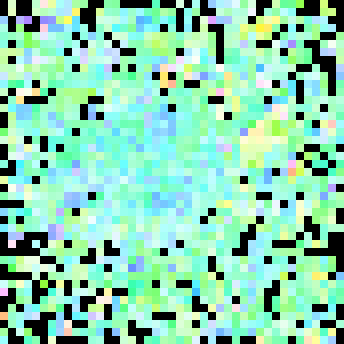

Reproduce this figure in Python.
"""Инсайты по логам на DAMP: типы событий, новизна, похожие инциденты, связи событий.

Конвейер повторяет путь «стимул → структурный эмбеддинг» из §7.1 (рис. 23), где строка лога — слово:

1. строки эталонных логов делятся на слова, строится словарь фрагментов, каждое разбиение строки
   становится точкой кодового пространства (damp.encoding.log_encoder; §7.1.3, §7.1.4, §7.1.6);
2. пространство раскладывается общим Layout: дальняя и ближняя фазы (§5.5, §7.1.7);
3. над раскладкой строится иерархия детекторов (§6.4, §7.1.10), активность детекторов даёт структурный
   эмбеддинг строки (§6.5, §7.1.12) и окна строк — набора стимулов S (§6.5); нижние слои иерархии
   описывают семейство события, верхние — его тип;
4. инсайты: типы и семейства событий — строки с близкими кодами (§2.2.5); новизна — строка известна точно,
   по частям или неизвестна (§7.1.13.3); новые числа — по кодам широких детекторов (§4.2.1, §2.2.2);
   похожие инциденты — нечёткий поиск по эмбеддингам окон (§2.2.5); связи — память пар соседних
   событий и запросы маской (§2.3.1, §2.3.2).

Все параметры — константы LOG_* в main.py. Запуск: python log_insights.py
Разбор идеи и реализации: docs/LOG_INSIGHTS.md
"""
from __future__ import annotations

import colorsys
from collections import Counter, defaultdict
from dataclasses import dataclass
import hashlib
import json
import math
from typing import Sequence

import numpy as np

from damp.activation import (
    ActivatedDetector,
    ActivationEngine,
    DbscanClusterer,
    Detector,
    DetectorHierarchyBuilder,
    DetectorLayerConfig,
    DetectorOutputSizer,
)
from damp.article_refs import (
    ASSOCIATION_CODING,
    CONJUNCTION,
    DETECTOR_LEVELS,
    EMBEDDING_PROPERTIES,
    FUZZY_SEARCH,
    INTERPRETABILITY,
    INTERSECTION,
    LAID_OUT_STRUCTURE,
    LAYOUT_PARAMETERS,
    LISTS,
    MORPHOLOGICAL_EMBEDDINGS,
    MORPHOLOGY_ACTIVATION,
    NEURAL_ANALOGY,
    OUTSIDE_ARTICLE,
    POINT_ENERGY,
    QUALITY_ASSESS,
    SIMILARITY_MEASURES,
    SPACE_FILLING,
    STIMULUS_DETECTION,
    UNKNOWN_WORDS,
)
from damp.encoding.bitarray import BitArray
from damp.encoding.damp_encoder import EncoderCodeColorizer
from damp.encoding.log_encoder import (
    BackgroundWords,
    FragmentDictionary,
    LineCode,
    LineFragmenter,
    LogLine,
    LogLineEncoder,
    LogLineReader,
    NumericValueEncoder,
    TokenAlphabet,
    VariableSlots,
)
from damp.layout.code_table import LayoutCodeTable
from damp.layout.damp_layout import AdaptiveLayoutConfig, Layout, ShortLayoutOptimConfig
from damp.logging import LOGGER
from main import (
    ACTIVATION_USE_GPU,
    LAYOUT_ENERGY_EVAL_EVERY,
    LAYOUT_LOG_VISUALS,
    LAYOUT_PSEUDO_COLOR_MAX_HUE,
    LAYOUT_PSEUDO_COLOR_MIN_HUE,
    LAYOUT_SHORT_ENERGY_EPS,
    LAYOUT_SHORT_PARTITIONS,
    LAYOUT_USE_GPU,
    LOG_ACTIVATION_DETECTOR_THRESHOLD,
    LOG_ACTIVATION_ENERGY_THRESHOLD,
    LOG_BACKGROUND_MIN_LINES,
    LOG_BACKGROUND_SHARE,
    LOG_CODE_BITS,
    LOG_DBSCAN_EPS,
    LOG_DBSCAN_MIN_SAMPLES,
    LOG_DETECTOR_ATTEMPTS_WITHOUT_CHANGE,
    LOG_DETECTOR_LAYER_SPECS,
    LOG_DETECTOR_RADIUS_MIN,
    LOG_EMBEDDING_BITS_MIN,
    LOG_EMBEDDING_MAX_DENSITY,
    LOG_EMBEDDING_SATURATION_MAX,
    LOG_EMBEDDING_SATURATION_MIN,
    LOG_ENERGY_LAMBDA,
    LOG_ENERGY_RADIUS,
    LOG_EXACT_SIMILARITY,
    LOG_FAMILY_LAMBDA,
    LOG_FAMILY_LAYER_LAMBDA,
    LOG_FRAGMENT_SATURATION,
    LOG_FRAGMENT_WORDS_MAX,
    LOG_FRAGMENTS_MAX,
    LOG_INCIDENT_LAMBDA,
    LOG_INSIGHTS_ENERGY_MAP_PATH,
    LOG_INSIGHTS_JSON_PATH,
    LOG_INSIGHTS_MAP_PATH,
    LOG_INSIGHTS_MAP_SCALE,
    LOG_INSIGHTS_REFERENCE,
    LOG_INSIGHTS_REPORT_PATH,
    LOG_INSIGHTS_TARGET,
    LOG_INSIGHTS_TOP,
    LOG_INSIGHTS_TYPES_MAP_PATH,
    LOG_LAYOUT_EMPTY_RATIO,
    LOG_LAYOUT_ETA,
    LOG_LAYOUT_HUE_PERIOD,
    LOG_LAYOUT_LAMBDA,
    LOG_LAYOUT_LAMBDA_MAX,
    LOG_LAYOUT_LAMBDA_STEP,
    LOG_LAYOUT_LOG_EVERY_LONG,
    LOG_LAYOUT_LOG_EVERY_SHORT,
    LOG_LAYOUT_LONG_DISTANCE,
    LOG_LAYOUT_LONG_KERNEL,
    LOG_LAYOUT_MAX_PRECOMPUTE,
    LOG_LAYOUT_MIN_SWAP_RATIO,
    LOG_LAYOUT_MIN_SWAP_WINDOW,
    LOG_LAYOUT_RADIUS_FACTOR,
    LOG_LAYOUT_RADIUS_START_FACTOR,
    LOG_LAYOUT_SHORT_DISTANCE,
    LOG_LAYOUT_SHORT_MIN_SWAP_RATIO,
    LOG_LAYOUT_SIMILARITY,
    LOG_LAYOUT_SWAP_TRIGGER,
    LOG_LAYOUT_SWAP_WINDOW,
    LOG_LINE_WORDS_MAX,
    LOG_NUMBER_SLOT_WORDS,
    LOG_NUMERIC_CODE_BITS,
    LOG_NUMERIC_DECADES,
    LOG_NUMERIC_KNOWN_RATIO,
    LOG_NUMERIC_LAYERS,
    LOG_NUMERIC_MIN_VALUES,
    LOG_NUMERIC_NARROWEST,
    LOG_NUMERIC_OVERLAP,
    LOG_NUMERIC_UNIT,
    LOG_NUMERIC_WIDEST,
    LOG_PROBLEM_WORDS,
    LOG_RELATION_DEPTH,
    LOG_RELATION_LAMBDA,
    LOG_RELATION_MIN_CONFIDENCE,
    LOG_RELATION_MIN_LIFT,
    LOG_RELATION_MIN_SUPPORT,
    LOG_SEED,
    LOG_TOKEN_BITS,
    LOG_TYPE_LAMBDA,
    LOG_TYPE_LAYER_LAMBDA,
    LOG_VARIABLE_MIN_CONTEXT,
    LOG_VARIABLE_MIN_VALUES,
    LOG_WINDOW_EMBEDDING_SATURATION_MAX,
    LOG_WINDOW_LINES,
    LOG_WINDOW_STRIDE,
    LOG_WORD_MAX,
    LOG_WORD_MIN,
    LayoutParameterTuner,
    _sparse_layout_options,
    configure_logging,
)

STATUS_EXACT = "известна точно"
STATUS_PARTIAL = "по частям"
STATUS_UNKNOWN = "неизвестна"


# ------------------------------------------------------------------------------------------- память кодов
class CodeMemory:
    """Память битовых кодов и нечёткий поиск по ней (§2.2.5) дискретной косинусной мерой (§2.2.4.1)."""

    def __init__(self, codes: Sequence[BitArray]) -> None:
        length = len(codes[0]) if codes else 1
        self.bits = np.zeros((len(codes), length), dtype=np.float32)
        for row, code in enumerate(codes):
            self.bits[row] = np.frombuffer(code._bits, dtype=np.uint8, count=length)
        self.ones = self.bits.sum(axis=1)

    def __len__(self) -> int:
        return int(self.bits.shape[0])

    def search(self, code: BitArray) -> np.ndarray:
        """C(a, b) = |a ∧ b| / √(|a|·|b|) кода со всеми кодами памяти; 0 при пустом коде (§2.2.4.1)."""
        query = np.frombuffer(code._bits, dtype=np.uint8).astype(np.float32)
        ones = float(query.sum())
        if ones == 0.0 or len(self) == 0:
            return np.zeros(len(self), dtype=np.float32)
        denominator = np.sqrt(self.ones * ones)
        return np.divide(self.bits @ query, denominator, out=np.zeros(len(self), dtype=np.float32),
                         where=denominator > 0)

    def pairwise(self) -> np.ndarray:
        denominator = np.sqrt(np.outer(self.ones, self.ones))
        return np.divide(self.bits @ self.bits.T, denominator,
                         out=np.zeros((len(self), len(self)), dtype=np.float32), where=denominator > 0)


# ------------------------------------------------------------------------------------------- корпус
class LogCorpus:
    """Строки эталонных и целевых запусков и их стимулы — различные последовательности слов."""

    def __init__(self, reference: Sequence[LogLine], target: Sequence[LogLine]) -> None:
        if not reference:
            raise ValueError("no reference log lines: check LOG_INSIGHTS_REFERENCE")
        self.reference_sources = list(dict.fromkeys(line.source for line in reference))
        self.target_sources = list(dict.fromkeys(line.source for line in target))
        reference_set = set(self.reference_sources)
        self.lines = list(reference) + [line for line in target if line.source not in reference_set]
        self.sources = list(dict.fromkeys(line.source for line in self.lines))
        index_of: dict[tuple[str, ...], int] = {}
        self.stimuli: list[tuple[str, ...]] = []
        self.example: list[LogLine] = []
        self.stimulus_of = np.empty(len(self.lines), dtype=np.int64)
        for row, line in enumerate(self.lines):
            found = index_of.get(line.words)
            if found is None:
                found = len(self.stimuli)
                index_of[line.words] = found
                self.stimuli.append(line.words)
                self.example.append(line)
            self.stimulus_of[row] = found
        target_set = set(self.target_sources)
        self.is_reference_line = np.array([line.source in reference_set for line in self.lines], dtype=bool)
        self.is_target_line = np.array([line.source in target_set for line in self.lines], dtype=bool)
        count = len(self.stimuli)
        self.count = np.bincount(self.stimulus_of, minlength=count)
        self.reference_count = np.bincount(self.stimulus_of[self.is_reference_line], minlength=count)
        self.target_count = np.bincount(self.stimulus_of[self.is_target_line], minlength=count)
        problem_words = set(LOG_PROBLEM_WORDS)
        self.problem = np.array([bool(problem_words.intersection(words)) for words in self.stimuli], dtype=bool)
        self.run_lines: dict[str, list[int]] = defaultdict(list)
        for row, line in enumerate(self.lines):
            self.run_lines[line.source].append(row)
        self.stimulus_runs: list[set[str]] = [set() for _ in self.stimuli]
        for row, line in enumerate(self.lines):
            self.stimulus_runs[int(self.stimulus_of[row])].add(line.source)
        LOGGER.event(
            "logs.corpus",
            section=OUTSIDE_ARTICLE,
            data={
                "reference_runs": len(self.reference_sources),
                "target_runs": len(self.target_sources),
                "lines": len(self.lines),
                "stimuli": count,
                "reference_stimuli": int((self.reference_count > 0).sum()),
                "target_only_stimuli": int(((self.target_count > 0) & (self.reference_count == 0)).sum()),
                "problem_stimuli": int(self.problem.sum()),
            },
        )

    def text(self, stimulus: int, *, limit: int = 110) -> str:
        """Пример исходной строки стимула."""
        text = self.example[stimulus].text.strip()
        return text if len(text) <= limit else text[: limit - 1] + "…"

    def where(self, stimulus: int) -> str:
        line = self.example[stimulus]
        return f"{line.source}:{line.number}"


# ------------------------------------------------------------------------------------------- детекция
class LayeredDetection:
    """Детекция по слоям иерархии детекторов (§6.5, §7.1.10).

    «Каждое значение λ_a задаёт свой слой иерархии детекторов» (§7.1.10): детекторы слоя оцениваются
    по активации пространства A_λ(S) с порогом своего слоя λ_d — тем же, с которым считалась энергия
    детектора e_d при его создании (§6.3), поэтому уровень E(d, A) = Σ a·e / e_d сравним с единицей
    на всех слоях. Нижние слои отвечают на сходство уровня семейства, верхние — только на близкие строки.
    Слой — обычный ActivationEngine со своими детекторами и порогом; номера детекторов — сквозные.
    """

    def __init__(self, layout: Layout, detectors: Sequence[Detector], energies: Sequence[float]) -> None:
        self._detectors = list(detectors)
        self._layers: list[tuple[float, np.ndarray, ActivationEngine]] = []
        for level in sorted({detector.lambda_threshold for detector in self._detectors}):
            indices = np.array([i for i, d in enumerate(self._detectors) if d.lambda_threshold == level])
            engine = ActivationEngine(
                layout=layout,
                detectors=[self._detectors[int(i)] for i in indices],
                lambda_threshold=float(level),
                eta=LOG_LAYOUT_ETA,
                energy_threshold=LOG_ACTIVATION_ENERGY_THRESHOLD,
                detector_threshold=LOG_ACTIVATION_DETECTOR_THRESHOLD,
                saturation_limit=1,
                energy_map=energies,
                use_gpu=ACTIVATION_USE_GPU,
            )
            self._layers.append((float(level), indices, engine))
        LOGGER.event(
            "logs.detection.layers",
            section=DETECTOR_LEVELS,
            data={
                "layers": [(level, int(indices.size)) for level, indices, _ in self._layers],
                "detector_threshold": LOG_ACTIVATION_DETECTOR_THRESHOLD,
                "note": "слой детекторов оценивается по активации пространства с порогом своего слоя",
            },
        )

    @property
    def detectors(self) -> tuple[Detector, ...]:
        return tuple(self._detectors)

    def detect(self, stimuli: Sequence[BitArray]) -> tuple[None, list[ActivatedDetector]]:
        """Активные детекторы D_μd(A) всех слоёв для набора стимулов S (§6.5); тот же вид, что у ActivationEngine."""
        active: list[ActivatedDetector] = []
        for _, indices, engine in self._layers:
            for item in engine.detect(stimuli)[1]:
                index = int(indices[item.index])
                active.append(ActivatedDetector(
                    detector=self._detectors[index],
                    activation_level=item.activation_level,
                    active_points=item.active_points,
                    index=index,
                ))
        return None, active


# ------------------------------------------------------------------------------------------- пространство
@dataclass(frozen=True)
class LineReaction:
    """Реакция пространства на строку (§6.5, §7.1.11, §7.1.13.3).

    embedding — код детекторов, активных на всех кодах строки. type_code — отклик на код строки целиком,
    детекторы верхних слоёв (кластеры и их части, §7.1.10). family_code — отклик на коды с акцентом на начало
    строки (§7.1.4.5), детекторы нижних слоёв (области и гиперкластеры).
    """

    embedding: BitArray
    type_code: BitArray
    family_code: BitArray
    active: tuple[tuple[int, float], ...]
    familiarity: float
    nearest_point: int
    status: str


class LogCodeSpace:
    """Кодовое пространство строк: точки — коды разбиений, раскладка, энергии, иерархия детекторов.

    Пространство заполняется кодами разбиений эталонных строк (§7.1.6), раскладывается дальней и ближней
    фазами Layout с параметрами §7.1.7, по раскладке строится иерархия детекторов (§6.4, §7.1.10). Для каждой
    точки хранятся строки, которые её породили (§8.2).
    """

    def __init__(self, corpus: LogCorpus, encoder: LogLineEncoder) -> None:
        self.corpus = corpus
        self.encoder = encoder
        self.stimulus_codes: list[list[LineCode]] = [encoder.encode(words) for words in corpus.stimuli]
        self.points: list[LineCode] = []
        self.point_stimuli: list[list[int]] = []
        index_of: dict[bytes, int] = {}
        for stimulus in np.flatnonzero(corpus.reference_count > 0):
            for item in self.stimulus_codes[int(stimulus)]:
                key = bytes(item.code._bits)
                found = index_of.get(key)
                if found is None:
                    found = len(self.points)
                    index_of[key] = found
                    self.points.append(item)
                    self.point_stimuli.append([])
                self.point_stimuli[found].append(int(stimulus))
        encoder.log_density([point.code for point in self.points])
        self.memory = CodeMemory([point.code for point in self.points])
        self.layout: Layout | None = None
        self.energies: np.ndarray | None = None
        self.detectors: list[Detector] = []
        self.detection: LayeredDetection | None = None
        self.coder: ActivationEngine | None = None
        self.window_coder: ActivationEngine | None = None
        self._reactions: dict[int, LineReaction] = {}
        self._active: dict[int, list[ActivatedDetector]] = {}
        self._window_cache: dict[frozenset[int], BitArray] = {}
        LOGGER.event(
            "logs.space.fill",
            section=SPACE_FILLING,
            data={
                "stimuli": int((corpus.reference_count > 0).sum()),
                "points": len(self.points),
                "codes_per_stimulus": len(self.points) / max(1, int((corpus.reference_count > 0).sum())),
                "empty_ratio": LOG_LAYOUT_EMPTY_RATIO,
                "grid_side": int(math.ceil(math.sqrt(len(self.points) * (1.0 + LOG_LAYOUT_EMPTY_RATIO)))),
            },
        )

    # ------------------------------------------------------------------ раскладка
    def _hue(self, point: int) -> float:
        """Оттенок диагностической раскраски: первое слово строки-источника точки (в раскладке не участвует)."""
        word = self.corpus.stimuli[self.point_stimuli[point][0]][0]
        digest = hashlib.blake2b(word.encode("utf-8"), digest_size=4).digest()
        return LOG_LAYOUT_HUE_PERIOD * int.from_bytes(digest, "little") / 2**32

    def lay_out(self) -> None:
        """Раскладка §5.2–§5.6 с расписанием §7.1.7: дальняя фаза, затем ближняя."""
        table = LayoutCodeTable.from_codes(
            [point.code for point in self.points],
            hues=[self._hue(index) for index in range(len(self.points))],
            labels=[f"{point.accent}: {point.describe()}" for point in self.points],
        )
        params = LayoutParameterTuner(
            empty_ratio=LOG_LAYOUT_EMPTY_RATIO, start_radius_factor=LOG_LAYOUT_RADIUS_START_FACTOR
        ).tune(len(self.points))
        layout = Layout(
            table,
            empty_ratio=LOG_LAYOUT_EMPTY_RATIO,
            similarity=LOG_LAYOUT_SIMILARITY,
            lambda_threshold=LOG_LAYOUT_LAMBDA,
            eta=LOG_LAYOUT_ETA,
            max_precompute=LOG_LAYOUT_MAX_PRECOMPUTE,
            seed=LOG_SEED,
            use_gpu=LAYOUT_USE_GPU,
            long_subset_size=params.long_subset_size,
            long_subset_refresh=params.long_subset_refresh,
            colorizer=EncoderCodeColorizer(min_hue=LAYOUT_PSEUDO_COLOR_MIN_HUE, max_hue=LAYOUT_PSEUDO_COLOR_MAX_HUE),
            long_distance=LOG_LAYOUT_LONG_DISTANCE,
            short_distance=LOG_LAYOUT_SHORT_DISTANCE,
            long_kernel=LOG_LAYOUT_LONG_KERNEL,
            component_period=LOG_LAYOUT_HUE_PERIOD,
            **_sparse_layout_options(),
        )
        long_radius = max(1, int(layout.width * LOG_LAYOUT_RADIUS_START_FACTOR))
        LOGGER.event(
            "logs.space.layout.schedule",
            section=LAYOUT_PARAMETERS,
            data={
                "points": len(self.points),
                "width": layout.width,
                "similarity": LOG_LAYOUT_SIMILARITY,
                "lambda_start": LOG_LAYOUT_LAMBDA,
                "lambda_step": LOG_LAYOUT_LAMBDA_STEP,
                "lambda_max": LOG_LAYOUT_LAMBDA_MAX,
                "eta": "hard" if LOG_LAYOUT_ETA is None else LOG_LAYOUT_ETA,
                "radius_start": long_radius,
                "swap_trigger": LOG_LAYOUT_SWAP_TRIGGER,
            },
        )
        layout.run(
            steps=params.long_steps,
            pairs_per_step=params.long_pairs_per_step,
            pair_radius=long_radius,
            mode="long",
            min_swap_ratio=LOG_LAYOUT_MIN_SWAP_RATIO,
            min_swap_window=LOG_LAYOUT_MIN_SWAP_WINDOW,
            log_every=LOG_LAYOUT_LOG_EVERY_LONG,
            step_offset=1,
            energy_radius=LOG_ENERGY_RADIUS,
            energy_every=LAYOUT_ENERGY_EVAL_EVERY,
            log_visuals=LAYOUT_LOG_VISUALS,
            adaptive_params=self._adaptive(long_radius),
        )
        short_radius = max(1, min(params.short_local_radius, long_radius))
        layout.run(
            steps=params.short_steps,
            pairs_per_step=params.short_pairs_per_step,
            pair_radius=short_radius,
            mode="short",
            local_radius=params.short_local_radius,
            min_swap_ratio=LOG_LAYOUT_SHORT_MIN_SWAP_RATIO,
            min_swap_window=LOG_LAYOUT_MIN_SWAP_WINDOW,
            log_every=LOG_LAYOUT_LOG_EVERY_SHORT,
            step_offset=1 + layout.last_steps,
            adaptive_params=self._adaptive(short_radius),
            short_optim=ShortLayoutOptimConfig(
                energy_radius=params.short_energy_radius,
                energy_recalc_every=params.short_energy_recalc_every,
                energy_eps=LAYOUT_SHORT_ENERGY_EPS,
                use_weighted_first_point=True,
                similarity_cutoff=LOG_LAYOUT_LAMBDA,
                partitions=LAYOUT_SHORT_PARTITIONS,
            ),
        )
        # Энергия точки (§5.7) — мера её соответствия окружению — считается с порогом нижнего слоя детекторов:
        # та же матрица Ê отсекает неорганизованные точки при построении детекторов и при детекции (§6.3, §6.5).
        layout.set_similarity_params(lambda_threshold=LOG_ENERGY_LAMBDA)
        self.layout = layout
        self.energies = np.asarray(layout.point_energies(LOG_ENERGY_RADIUS), dtype=np.float64)
        LOGGER.event(
            "logs.space.energy",
            section=POINT_ENERGY,
            data={
                "radius": LOG_ENERGY_RADIUS,
                "lambda": LOG_ENERGY_LAMBDA,
                "energy_mean": float(self.energies.mean()),
                "unorganised_points": int((self.energies < LOG_ACTIVATION_ENERGY_THRESHOLD).sum()),
            },
        )
        LOGGER.event(
            "logs.space.quality",
            section=QUALITY_ASSESS,
            data={"average_energy": float(layout.average_local_energy(LOG_ENERGY_RADIUS)), "radius": LOG_ENERGY_RADIUS},
        )

    @staticmethod
    def _adaptive(start_radius: int) -> AdaptiveLayoutConfig:
        return AdaptiveLayoutConfig(
            start_radius=start_radius,
            end_radius=1,
            swap_ratio_trigger=LOG_LAYOUT_SWAP_TRIGGER,
            lambda_step=LOG_LAYOUT_LAMBDA_STEP,
            lambda_max=LOG_LAYOUT_LAMBDA_MAX,
            radius_schedule="swaps",
            radius_factor=LOG_LAYOUT_RADIUS_FACTOR,
            swap_window=LOG_LAYOUT_SWAP_WINDOW,
        )

    # ------------------------------------------------------------------ детекторы
    def _coder(self, detectors: Sequence[Detector], saturation: int) -> ActivationEngine:
        """Движок, собирающий код из активных детекторов colour merge с насыщенностью ≤ σ (§3.3, §6.5)."""
        return ActivationEngine(
            layout=self.layout,
            detectors=detectors,
            lambda_threshold=LOG_ENERGY_LAMBDA,
            eta=LOG_LAYOUT_ETA,
            energy_threshold=LOG_ACTIVATION_ENERGY_THRESHOLD,
            detector_threshold=LOG_ACTIVATION_DETECTOR_THRESHOLD,
            saturation_limit=saturation,
            energy_map=self.energies.tolist(),
            use_gpu=ACTIVATION_USE_GPU,
        )

    def build_detectors(self) -> None:
        """Иерархия детекторов (§6.4, §7.1.10) и размер выходного кода по числу активных детекторов (§6.6)."""
        if self.layout is None or self.energies is None:
            raise RuntimeError("lay_out must be called before build_detectors")
        extent = max(1, min(self.layout.width, self.layout.height))
        layers = tuple(
            DetectorLayerConfig(
                lambda_threshold=float(level),
                activation_radius=max(LOG_DETECTOR_RADIUS_MIN, int(round(extent * float(factor)))),
                min_points=int(min_points),
            )
            for level, factor, min_points in LOG_DETECTOR_LAYER_SPECS
        )
        LOGGER.event(
            "logs.detectors.layers",
            section=DETECTOR_LEVELS,
            data={"layers": [(layer.lambda_threshold, layer.activation_radius, layer.min_points) for layer in layers]},
        )
        detectors = DetectorHierarchyBuilder(
            layout=self.layout,
            energies=self.energies.tolist(),
            layer_configs=layers,
            radius_min=LOG_DETECTOR_RADIUS_MIN,
            output_bits=LOG_EMBEDDING_BITS_MIN,
            energy_threshold=LOG_ACTIVATION_ENERGY_THRESHOLD,
            eta=LOG_LAYOUT_ETA,
            attempts_without_change=LOG_DETECTOR_ATTEMPTS_WITHOUT_CHANGE,
            seed=LOG_SEED,
            clusterer=DbscanClusterer(eps=LOG_DBSCAN_EPS, min_samples=LOG_DBSCAN_MIN_SAMPLES),
        ).build()
        self.detection = LayeredDetection(self.layout, detectors, self.energies.tolist())
        # §6.6: длина и насыщенность кода строки — по среднему числу детекторов, активных на эталонных строках.
        reference = [int(index) for index in np.flatnonzero(self.corpus.reference_count > 0)]
        size, active_lists = DetectorOutputSizer(
            max_density=LOG_EMBEDDING_MAX_DENSITY,
            min_output_bits=LOG_EMBEDDING_BITS_MIN,
            min_saturation=LOG_EMBEDDING_SATURATION_MIN,
            max_saturation=LOG_EMBEDDING_SATURATION_MAX,
        ).measure_with_results(self.detection, [self._stimuli_codes([index]) for index in reference])
        output_bits = size.output_bits
        while output_bits < len(detectors):
            output_bits *= 2
        self.detectors = self._unique_output_bits(detectors, output_bits)
        self.coder = self._coder(self.detectors, size.saturation_limit)
        for index, active in zip(reference, active_lists):
            self._active[index] = active
        LOGGER.event(
            "logs.detectors.output",
            section=NEURAL_ANALOGY,
            data={
                "detectors": len(self.detectors),
                "output_bits": output_bits,
                "saturation": size.saturation_limit,
                "mean_active_detectors": size.mean_active_detectors,
                "note": "каждому детектору — свой случайный бит: длина кода не меньше числа детекторов",
            },
        )

    @staticmethod
    def _unique_output_bits(detectors: Sequence[Detector], output_bits: int) -> list[Detector]:
        """Выходной код детектора — один случайный бит (§6.3); биты выдаются случайной перестановкой без повторов.

        При случайном бите с повторами несколько детекторов делят бит, и у строк с коротким кодом возникает
        ложное сходство; без повторов код строки точно описывает набор её активных детекторов.
        """
        order = np.random.default_rng(LOG_SEED).permutation(output_bits)[: len(detectors)]
        return [
            Detector(
                center=detector.center,
                radius=detector.radius,
                lambda_threshold=detector.lambda_threshold,
                energy=detector.energy,
                points_count=detector.points_count,
                output_code=BitArray.from_indices(output_bits, [int(bit)]),
                label=detector.label,
            )
            for detector, bit in zip(detectors, order)
        ]

    def size_window_code(self, windows: Sequence[frozenset[int]]) -> None:
        """Код окна (§6.5, набор стимулов S): своя длина и насыщенность по числу детекторов, активных на окнах (§6.6)."""
        if self.detection is None:
            raise RuntimeError("build_detectors must be called before size_window_code")
        unique = list(dict.fromkeys(windows))
        size, active_lists = DetectorOutputSizer(
            max_density=LOG_EMBEDDING_MAX_DENSITY,
            min_output_bits=LOG_EMBEDDING_BITS_MIN,
            min_saturation=LOG_EMBEDDING_SATURATION_MIN,
            max_saturation=LOG_WINDOW_EMBEDDING_SATURATION_MAX,
        ).measure_with_results(self.detection, [self._stimuli_codes(sorted(window)) for window in unique])
        # Биты детекторов те же, что в коде строки; насыщенность — своя, в пределах плотности кода (§2).
        output_bits = len(self.detectors[0].output_code)
        saturation = min(size.saturation_limit, int(output_bits * LOG_EMBEDDING_MAX_DENSITY))
        self.window_coder = self._coder(self.detectors, saturation)
        for window, active in zip(unique, active_lists):
            self._window_cache[window] = self.window_coder.embedding_from_active(active)
        LOGGER.event(
            "logs.windows.output",
            section=NEURAL_ANALOGY,
            data={
                "windows": len(unique),
                "output_bits": output_bits,
                "saturation": saturation,
                "mean_active_detectors": size.mean_active_detectors,
            },
        )

    def _stimuli_codes(self, stimuli: Sequence[int]) -> list[BitArray]:
        return [item.code for index in stimuli for item in self.stimulus_codes[index]]

    # ------------------------------------------------------------------ детекция
    def reaction(self, stimulus: int) -> LineReaction:
        """Активация пространства кодами разбиений строки и её эмбеддинг (§7.1.11, §7.1.12).

        Знакомость — среднее по кодам строки наибольшего сходства с точками пространства. Строка известна
        точно, если у каждого её кода есть совпадающая точка; известна по частям, если совпадения нет,
        но активны детекторы; иначе неизвестна (§7.1.13.3).
        """
        cached = self._reactions.get(stimulus)
        if cached is not None:
            return cached
        if self.detection is None or self.coder is None:
            raise RuntimeError("build_detectors must be called before reaction")
        active = self._active.get(stimulus)
        if active is None:
            _, active = self.detection.detect(self._stimuli_codes([stimulus]))
            self._active[stimulus] = active
        best = np.zeros(len(self.stimulus_codes[stimulus]), dtype=np.float64)
        nearest = -1
        nearest_value = -1.0
        for row, item in enumerate(self.stimulus_codes[stimulus]):
            similarity = self.memory.search(item.code)
            point = int(np.argmax(similarity))
            best[row] = float(similarity[point])
            if best[row] > nearest_value:
                nearest_value, nearest = best[row], point
        exact = bool(best.size) and bool((best >= LOG_EXACT_SIMILARITY).all())
        status = STATUS_EXACT if exact else (STATUS_PARTIAL if active else STATUS_UNKNOWN)
        fine = [
            item for item in self._view_active(stimulus, "whole")
            if item.detector.lambda_threshold >= LOG_TYPE_LAYER_LAMBDA
        ]
        coarse = [
            item for item in self._view_active(stimulus, "head")
            if item.detector.lambda_threshold <= LOG_FAMILY_LAYER_LAMBDA
        ]
        result = LineReaction(
            embedding=self.coder.embedding_from_active(active),
            type_code=self.coder.embedding_from_active(fine),
            family_code=self.coder.embedding_from_active(coarse),
            active=tuple((item.index, item.activation_level) for item in active),
            familiarity=float(best.mean()) if best.size else 0.0,
            nearest_point=nearest,
            status=status,
        )
        self._reactions[stimulus] = result
        LOGGER.event(
            "logs.line.reaction",
            section=MORPHOLOGY_ACTIVATION,
            data={
                "stimulus": stimulus,
                "codes": int(best.size),
                "active_detectors": len(active),
                "embedding_bits": result.embedding.count(),
                "type_bits": result.type_code.count(),
                "family_bits": result.family_code.count(),
                "familiarity": result.familiarity,
                "status": status,
            },
        )
        return result

    def _view_active(self, stimulus: int, view: str) -> list[ActivatedDetector]:
        """Детекторы, активные на кодах одного взгляда на строку; у строки без таких кодов — на коде целой строки."""
        codes = [item.code for item in self.stimulus_codes[stimulus] if item.view == view]
        if not codes:
            codes = [item.code for item in self.stimulus_codes[stimulus] if item.view == "whole"]
        return self.detection.detect(codes)[1] if codes else []

    def window_embedding(self, stimuli: frozenset[int]) -> BitArray:
        """Эмбеддинг окна: детекция набора стимулов S — a_ji = max по s ∈ S (§6.5)."""
        cached = self._window_cache.get(stimuli)
        if cached is None:
            if self.window_coder is None or self.detection is None:
                raise RuntimeError("size_window_code must be called before window_embedding")
            _, active = self.detection.detect(self._stimuli_codes(sorted(stimuli)))
            cached = self.window_coder.embedding_from_active(active)
            self._window_cache[stimuli] = cached
        return cached

    def point_owner(self, point: int) -> int:
        """Строка-источник точки: самая частая из породивших её (§8.2)."""
        return max(self.point_stimuli[point], key=lambda stimulus: self.corpus.count[stimulus])

    # ------------------------------------------------------------------ картинки
    def save_maps(self, map_path: str, energy_path: str) -> None:
        """Карта пространства в псевдоцветах кодов (§5.14) и композиция V · Ê (рис. 18)."""
        from PIL import Image

        if self.layout is None or self.energies is None:
            raise RuntimeError("lay_out must be called before save_maps")
        scale = LOG_INSIGHTS_MAP_SCALE
        size = (self.layout.width * scale, self.layout.height * scale)
        Image.fromarray(self.layout.render_image()).resize(size, Image.Resampling.NEAREST).save(map_path)
        Image.fromarray(self.layout.render_energy_image(self.energies.tolist())).resize(
            size, Image.Resampling.NEAREST
        ).save(energy_path)
        LOGGER.event(
            "logs.space.maps.save",
            section=LAID_OUT_STRUCTURE,
            data={"map": map_path, "energy_map": energy_path, "width": self.layout.width, "scale": scale},
        )


# ------------------------------------------------------------------------------------------- типы событий
@dataclass
class EventType:
    index: int
    centre: int
    members: list[int]
    label: str
    lines: int
    runs: set[str]
    problem: bool
    family: int = -1


@dataclass
class EventFamily:
    index: int
    members: list[int]
    label: str
    lines: int
    types: int = 0


class EventTypes:
    """Типы и семейства событий: строки с близкими структурными кодами (§2.2.5, §7.1.10, §7.1.13).

    Центр очередного типа — самая частая строка без типа; в тип входят строки без типа, чей код типа
    (отклик на строку целиком, детекторы верхних слоёв) похож на код центра не меньше LOG_TYPE_LAMBDA.
    Семейства строятся так же по коду семейства (отклик на начало строки, детекторы нижних слоёв) с порогом
    LOG_FAMILY_LAMBDA. Строка без активных детекторов нужных слоёв образует свой тип и своё семейство.
    """

    def __init__(self, corpus: LogCorpus, space: LogCodeSpace) -> None:
        self.corpus = corpus
        self.space = space
        count = len(corpus.stimuli)
        reactions = [space.reaction(index) for index in range(count)]
        self.embeddings = [reaction.embedding for reaction in reactions]
        self.codes = [reaction.type_code for reaction in reactions]
        self.memory = CodeMemory(self.codes)
        self.type_of, groups = self._groups(self.memory, self.codes, LOG_TYPE_LAMBDA)
        self.types = [
            EventType(
                index=index,
                centre=members[0],
                members=members,
                label=self._label(members),
                lines=int(corpus.count[members].sum()),
                runs=set().union(*(corpus.stimulus_runs[m] for m in members)),
                problem=bool(corpus.problem[members].any()),
            )
            for index, members in enumerate(groups)
        ]
        family_codes = [reaction.family_code for reaction in reactions]
        self.family_of, groups = self._groups(CodeMemory(family_codes), family_codes, LOG_FAMILY_LAMBDA)
        self.families = [
            EventFamily(index=index, members=members, label=self._label(members, limit=4),
                        lines=int(corpus.count[members].sum()))
            for index, members in enumerate(groups)
        ]
        for event_type in self.types:
            # Семейство типа — семейство большинства его строк.
            event_type.family = Counter(int(self.family_of[m]) for m in event_type.members).most_common(1)[0][0]
            self.families[event_type.family].types += 1
        LOGGER.event(
            "logs.types",
            section=FUZZY_SEARCH,
            data={
                "types": len(self.types),
                "single_line_types": sum(len(t.members) == 1 for t in self.types),
                "without_type_code": sum(self.codes[t.centre].count() == 0 for t in self.types),
                "type_layers_from": LOG_TYPE_LAYER_LAMBDA,
                "lambda": LOG_TYPE_LAMBDA,
            },
        )
        LOGGER.event(
            "logs.families",
            section=DETECTOR_LEVELS,
            data={
                "families": len(self.families),
                "largest": [f"{f.label}: {len(f.members)}" for f in sorted(self.families, key=lambda f: -len(f.members))[:5]],
                "family_layers_to": LOG_FAMILY_LAYER_LAMBDA,
                "lambda": LOG_FAMILY_LAMBDA,
            },
        )

    def _groups(self, memory: CodeMemory, codes: Sequence[BitArray], threshold: float) -> tuple[np.ndarray, list[list[int]]]:
        """Группы вокруг центров: центр — самая частая строка без группы, члены — нечёткий поиск по её коду."""
        group_of = np.full(len(codes), -1, dtype=np.int64)
        groups: list[list[int]] = []
        for centre in np.argsort(-self.corpus.count, kind="stable"):
            centre = int(centre)
            if group_of[centre] >= 0:
                continue
            similar = (memory.search(codes[centre]) >= threshold) & (group_of < 0)
            members = [centre] + [int(i) for i in np.flatnonzero(similar) if int(i) != centre]
            group_of[members] = len(groups)
            groups.append(members)
        return group_of, groups

    def _label(self, members: Sequence[int], *, limit: int = 8) -> str:
        """Подпись группы: слова центра, общие для всех её строк, по порядку (§8.2)."""
        words = self.corpus.stimuli[members[0]]
        if len(members) > 1:
            shared = set(words).intersection(*(set(self.corpus.stimuli[m]) for m in members))
            words = tuple(dict.fromkeys(word for word in words if word in shared)) or words[:2]
        text = " ".join(words[:limit]) + (" …" if len(words) > limit else "")
        return text if len(members) == 1 else f"{text} (видов строк: {len(members)})"

    def line_types(self) -> np.ndarray:
        return self.type_of[self.corpus.stimulus_of]

    def quality(self) -> dict:
        """Сохраняет ли эмбеддинг сходство первичных кодов (§6.2: коды наследуют топологию стимулов).

        Сходство двух строк по первичным кодам — наибольшее сходство между их разбиениями; оно сравнивается
        со сходством эмбеддингов по всем парам строк с непустыми эмбеддингами.
        """
        space = self.space
        count = len(self.corpus.stimuli)
        codes = [item.code for index in range(count) for item in space.stimulus_codes[index]]
        owner = np.array([index for index in range(count) for _ in space.stimulus_codes[index]])
        pair = CodeMemory(codes).pairwise()
        starts = np.flatnonzero(np.r_[True, owner[1:] != owner[:-1]])
        primary = np.maximum.reduceat(np.maximum.reduceat(pair, starts, axis=0), starts, axis=1)
        embedded = CodeMemory(self.embeddings).pairwise()
        filled = np.array([code.count() > 0 for code in self.embeddings])
        rows, cols = np.triu_indices(count, 1)
        keep = filled[rows] & filled[cols]
        a, b = primary[rows[keep], cols[keep]], embedded[rows[keep], cols[keep]]
        correlation = float(np.corrcoef(a, b)[0, 1]) if a.size > 2 and a.std() > 0 and b.std() > 0 else 0.0
        close = a >= LOG_TYPE_LAMBDA
        result = {
            "pairs": int(a.size),
            "correlation": round(correlation, 3),
            "similar_primary_pairs": int(close.sum()),
            "embedding_similarity_of_similar": round(float(b[close].mean()), 3) if close.any() else 0.0,
            "embedding_similarity_of_others": round(float(b[~close].mean()), 3) if (~close).any() else 0.0,
            "stimuli_without_detectors": int((~filled).sum()),
        }
        LOGGER.event("logs.embedding.quality", section=EMBEDDING_PROPERTIES, data=result)
        return result

    def save_map(self, path: str) -> None:
        """Карта семейств: цвет точки — семейство её строки-источника, серый — семейство из одной строки (§8.2)."""
        from PIL import Image, ImageDraw

        layout = self.space.layout
        scale = LOG_INSIGHTS_MAP_SCALE
        image = Image.new("RGB", (layout.width * scale, layout.height * scale), (0, 0, 0))
        draw = ImageDraw.Draw(image)
        golden = (math.sqrt(5.0) - 1.0) / 2.0
        for point, (y, x) in enumerate(layout.cells_array()):
            family = self.families[int(self.family_of[self.space.point_owner(point)])]
            if len(family.members) == 1:
                colour = (70, 70, 70)
            else:
                r, g, b = colorsys.hsv_to_rgb((family.index * golden) % 1.0, 0.7, 0.95)
                colour = (int(r * 255), int(g * 255), int(b * 255))
            draw.rectangle([x * scale, y * scale, (x + 1) * scale - 1, (y + 1) * scale - 1], fill=colour)
        image.save(path)
        LOGGER.event("logs.families.map.save", section=INTERPRETABILITY, data={"path": path})


class DetectorStructure:
    """Слои иерархии детекторов: сколько детекторов, какого размера и сколько из них активирует строка (§7.1.10, §8.2)."""

    def __init__(self, corpus: LogCorpus, space: LogCodeSpace) -> None:
        reference = np.flatnonzero(corpus.reference_count > 0)
        active = Counter()
        for stimulus in reference:
            for detector, _ in space.reaction(int(stimulus)).active:
                active[space.detectors[detector].lambda_threshold] += 1
        self.rows: list[dict] = []
        for level in sorted({detector.lambda_threshold for detector in space.detectors}):
            layer = [detector for detector in space.detectors if detector.lambda_threshold == level]
            self.rows.append({
                "lambda": level,
                "detectors": len(layer),
                "radius_mean": round(float(np.mean([d.radius for d in layer])), 2),
                "points_mean": round(float(np.mean([d.points_count for d in layer])), 1),
                "active_per_line": round(active[level] / max(1, reference.size), 1),
                "role": "семейство" if level <= LOG_FAMILY_LAYER_LAMBDA
                else ("тип" if level >= LOG_TYPE_LAYER_LAMBDA else "промежуточный"),
            })
        LOGGER.event(
            "logs.detectors.structure",
            section=INTERPRETABILITY,
            data={"layers": [(row["lambda"], row["detectors"], row["active_per_line"]) for row in self.rows]},
        )


# ------------------------------------------------------------------------------------------- новизна
class NoveltyFinder:
    """Новые строки целевых логов и неорганизованные строки эталона (§7.1.13.3, §5.14, §5.7)."""

    def __init__(self, corpus: LogCorpus, space: LogCodeSpace, types: EventTypes) -> None:
        self.corpus = corpus
        self.space = space
        self.types = types

    def new_lines(self) -> list[dict]:
        """Строки целевых логов, которых пространство не знает точно: по частям или вовсе (§7.1.13.3)."""
        corpus = self.corpus
        result = []
        for stimulus in np.flatnonzero(corpus.target_count > 0):
            stimulus = int(stimulus)
            reaction = self.space.reaction(stimulus)
            if reaction.status == STATUS_EXACT:
                continue
            nearest = self.space.point_owner(reaction.nearest_point) if reaction.nearest_point >= 0 else -1
            result.append({
                "status": reaction.status,
                "familiarity": round(reaction.familiarity, 2),
                "active_detectors": len(reaction.active),
                "count": int(corpus.target_count[stimulus]),
                "problem": bool(corpus.problem[stimulus]),
                "where": corpus.where(stimulus),
                "text": corpus.text(stimulus),
                # Ближайшая известная строка осмысленна, только когда новая строка узнана по частям.
                "nearest_known": corpus.text(nearest, limit=80)
                if nearest >= 0 and reaction.status == STATUS_PARTIAL else "",
                "stimulus": stimulus,
            })
        result.sort(key=lambda item: (not item["problem"], item["status"] != STATUS_UNKNOWN, item["familiarity"]))
        statuses = Counter(self.space.reaction(int(s)).status for s in np.flatnonzero(corpus.target_count > 0))
        LOGGER.event(
            "logs.insight.novelty",
            section=UNKNOWN_WORDS,
            data={
                "target_stimuli": int((corpus.target_count > 0).sum()),
                "exact": statuses[STATUS_EXACT],
                "partial": statuses[STATUS_PARTIAL],
                "unknown": statuses[STATUS_UNKNOWN],
            },
        )
        return result

    def unorganised(self) -> list[dict]:
        """Эталонные строки, не вошедшие в структуру: у всех их точек низкая энергия (§5.7, §5.14)."""
        corpus = self.corpus
        best = np.zeros(len(corpus.stimuli), dtype=np.float64)
        for point, owners in enumerate(self.space.point_stimuli):
            for stimulus in owners:
                best[stimulus] = max(best[stimulus], float(self.space.energies[point]))
        result = []
        for stimulus in np.flatnonzero((corpus.reference_count > 0) & (best < LOG_ACTIVATION_ENERGY_THRESHOLD)):
            stimulus = int(stimulus)
            result.append({
                "energy": round(float(best[stimulus]), 3),
                "count": int(corpus.count[stimulus]),
                "runs": len(corpus.stimulus_runs[stimulus]),
                "problem": bool(corpus.problem[stimulus]),
                "where": corpus.where(stimulus),
                "text": corpus.text(stimulus),
            })
        result.sort(key=lambda item: (not item["problem"], item["count"], item["energy"]))
        LOGGER.event(
            "logs.insight.unorganised",
            section=LAID_OUT_STRUCTURE,
            data={"stimuli": len(result), "energy_threshold": LOG_ACTIVATION_ENERGY_THRESHOLD},
        )
        return result


class NumericNovelty:
    """Новые значения чисел в целевых логах (§4.2.1, §2.2.1, §2.2.2).

    Слот числа — тип события и слова перед числом. Все эталонные значения слота объединяются в один код
    (конъюнкция кодов широких детекторов, §2.2.1): он описывает, какие рецептивные поля слот уже занимал.
    Целевое значение проверяется пересечением (§2.2.2): доля бит его кода, уже известных слоту. Самый
    широкий слой с неизвестным битом показывает масштаб отклонения.
    """

    def __init__(self, corpus: LogCorpus, types: EventTypes, encoder: NumericValueEncoder) -> None:
        self.corpus = corpus
        self.types = types
        self.encoder = encoder

    def find(self) -> list[dict]:
        corpus = self.corpus
        line_types = self.types.line_types()
        known: dict[tuple[int, str], set[int]] = defaultdict(set)
        values: dict[tuple[int, str], list[float]] = defaultdict(list)
        for row in np.flatnonzero(corpus.is_reference_line):
            for slot, value in corpus.lines[int(row)].numbers:
                key = (int(line_types[row]), slot)
                known[key].update(self.encoder.bits(value))
                values[key].append(value)
        best: dict[tuple[int, str], dict] = {}
        checked = 0
        for row in np.flatnonzero(corpus.is_target_line & ~corpus.is_reference_line):
            line = corpus.lines[int(row)]
            for slot, value in line.numbers:
                key = (int(line_types[row]), slot)
                if len(values.get(key, ())) < LOG_NUMERIC_MIN_VALUES:
                    continue
                checked += 1
                bits = self.encoder.bits(value)
                unknown = [bit for bit in bits if bit not in known[key]]
                ratio = 1.0 - len(unknown) / max(1, len(bits))
                if ratio >= LOG_NUMERIC_KNOWN_RATIO:
                    continue
                layer = min(self.encoder.layer_of(bit) for bit in unknown)
                item = best.get(key)
                if item is None or ratio < item["known_ratio"]:
                    best[key] = {
                        "type": self.types.types[key[0]].label,
                        "slot": slot,
                        "value": value,
                        "known_ratio": round(ratio, 2),
                        "scale_decades": round(self.encoder.layer_width(layer), 2),
                        "reference_min": min(values[key]),
                        "reference_max": max(values[key]),
                        "reference_values": len(values[key]),
                        "where": f"{line.source}:{line.number}",
                        "count": 0 if item is None else item["count"],
                    }
                best[key]["count"] += 1
        result = sorted(best.values(), key=lambda item: (item["known_ratio"], -item["scale_decades"]))
        LOGGER.event(
            "logs.insight.numeric",
            section=INTERSECTION,
            data={"slots": len(known), "checked_values": checked, "new_values": len(result),
                  "known_ratio": LOG_NUMERIC_KNOWN_RATIO},
        )
        LOGGER.event(
            "logs.insight.numeric.memory",
            section=CONJUNCTION,
            data={"slots": len(known), "bits_per_slot_mean": float(np.mean([len(v) for v in known.values()]))
                  if known else 0.0},
        )
        return result


# ------------------------------------------------------------------------------------------- инциденты
@dataclass(frozen=True)
class LogWindow:
    source: str
    rows: tuple[int, ...]
    stimuli: frozenset[int]

    def span(self, corpus: LogCorpus) -> str:
        return f"{self.source}:{corpus.lines[self.rows[0]].number}-{corpus.lines[self.rows[-1]].number}"


class IncidentFinder:
    """Инциденты целевых логов и похожие на них окна эталонных запусков (§6.5, §2.2.5).

    Запуск режется на окна по LOG_WINDOW_LINES строк. Эмбеддинг окна — детекция набора его строк S
    (a_ji = max по s ∈ S, §6.5). Инцидент — подряд идущие окна целевого запуска со строками-сигналами;
    похожие окна ищутся нечётким поиском по эмбеддингам окон эталона.
    """

    def __init__(self, corpus: LogCorpus, space: LogCodeSpace, types: EventTypes) -> None:
        self.corpus = corpus
        self.space = space
        self.types = types
        self._reference_sources = set(corpus.reference_sources)
        self.windows: list[LogWindow] = []
        for source in corpus.sources:
            rows = corpus.run_lines[source]
            for start in range(0, max(1, len(rows) - LOG_WINDOW_LINES + LOG_WINDOW_STRIDE), LOG_WINDOW_STRIDE):
                chunk = rows[start:start + LOG_WINDOW_LINES]
                if chunk:
                    self.windows.append(self._window(source, chunk))
        space.size_window_code([window.stimuli for window in self.windows])
        self.embeddings = [space.window_embedding(window.stimuli) for window in self.windows]
        self.reference = [i for i, w in enumerate(self.windows) if w.source in self._reference_sources]
        self.memory = CodeMemory([self.embeddings[i] for i in self.reference])
        LOGGER.event(
            "logs.windows",
            section=STIMULUS_DETECTION,
            data={
                "windows": len(self.windows),
                "reference_windows": len(self.reference),
                "lines": LOG_WINDOW_LINES,
                "stride": LOG_WINDOW_STRIDE,
                "bits_mean": float(np.mean([code.count() for code in self.embeddings])) if self.embeddings else 0.0,
            },
        )

    def _window(self, source: str, rows: Sequence[int]) -> LogWindow:
        return LogWindow(
            source=source,
            rows=tuple(int(row) for row in rows),
            stimuli=frozenset(int(self.corpus.stimulus_of[row]) for row in rows),
        )

    def _signal(self, stimulus: int) -> bool:
        """Строка-сигнал: новая для пространства (§7.1.13.3) либо проблемная и редкая.

        Проблемная строка, которая есть в большинстве эталонных запусков, — привычный шум, а не сигнал.
        """
        if self.space.reaction(stimulus).status != STATUS_EXACT:
            return True
        seen = len(self.corpus.stimulus_runs[stimulus] & self._reference_sources)
        return bool(self.corpus.problem[stimulus]) and 2 * seen < len(self._reference_sources)

    def _before(self, source: str, row: int) -> list[str]:
        """Последние известные события перед строкой row её запуска (ближайшее — первым)."""
        rows = self.corpus.run_lines[source]
        position = rows.index(row)
        seen: list[int] = []
        for previous in reversed(rows[:position]):
            stimulus = int(self.corpus.stimulus_of[previous])
            if self._signal(stimulus) or stimulus in seen:
                continue
            seen.append(stimulus)
            if len(seen) == LOG_RELATION_DEPTH:
                break
        return [self.corpus.text(stimulus, limit=90) for stimulus in seen]

    def incidents(self) -> list[dict]:
        corpus = self.corpus
        target = set(corpus.target_sources)
        groups: list[list[int]] = []
        for index, window in enumerate(self.windows):
            if window.source not in target or not any(self._signal(s) for s in window.stimuli):
                continue
            if groups and groups[-1][-1] == index - 1 and self.windows[index - 1].source == window.source:
                groups[-1].append(index)
            else:
                groups.append([index])
        result = []
        for group in groups:
            rows = sorted({row for index in group for row in self.windows[index].rows})
            incident = self._window(self.windows[group[0]].source, rows)
            embedding = self.space.window_embedding(incident.stimuli)
            similarity = self.memory.search(embedding)
            best: dict[str, tuple[float, int]] = {}
            for position, value in enumerate(similarity):
                window = self.windows[self.reference[position]]
                if window.source == incident.source or value < LOG_INCIDENT_LAMBDA:
                    continue
                if window.source not in best or value > best[window.source][0]:
                    best[window.source] = (float(value), self.reference[position])
            matches = sorted(best.values(), reverse=True)[:3]
            signals = Counter()
            first_signal = None
            for row in rows:
                stimulus = int(corpus.stimulus_of[row])
                if self._signal(stimulus):
                    signals[stimulus] += 1
                    if first_signal is None:
                        first_signal = row
            problems = [s for s in signals if corpus.problem[s]]
            shown = list(dict.fromkeys(problems + [s for s, _ in signals.most_common()]))[:4]
            item = {
                "span": incident.span(corpus),
                "lines": len(rows),
                "signal_lines": int(sum(signals.values())),
                "signal_kinds": len(signals),
                "first_signal": f"{incident.source}:{corpus.lines[first_signal].number}",
                "signals": [
                    {"count": signals[s], "status": self.space.reaction(s).status, "problem": bool(corpus.problem[s]),
                     "text": corpus.text(s, limit=90)}
                    for s in shown
                ],
                "before": self._before(incident.source, first_signal),
                "similar": [{"span": self.windows[i].span(corpus), "similarity": round(v, 2)} for v, i in matches],
            }
            result.append(item)
            LOGGER.event(
                "logs.insight.incident",
                section=FUZZY_SEARCH,
                data={"span": item["span"], "signal_kinds": len(signals), "similar": len(matches),
                      "best_similarity": matches[0][0] if matches else 0.0},
            )
        return result

    def run_similarity(self) -> dict:
        """Сходство запусков: эмбеддинг запуска — детекция набора всех его строк (§6.5), косинус (§2.2.4.1)."""
        codes = [
            self.space.window_embedding(frozenset(int(self.corpus.stimulus_of[r]) for r in self.corpus.run_lines[s]))
            for s in self.corpus.sources
        ]
        matrix = CodeMemory(codes).pairwise()
        LOGGER.event("logs.insight.run_similarity", section=SIMILARITY_MEASURES, data={"runs": len(codes)})
        return {"runs": self.corpus.sources, "matrix": [[round(float(v), 2) for v in row] for row in matrix]}


# ------------------------------------------------------------------------------------------- связи
class TransitionMemory:
    """Память пар (A, B) кодов соседних событий запуска — кортежи списка (§2.3.2).

    «Что идёт после A» — нечёткий поиск маской (A, ⌀), «что предшествует B» — маской (⌀, B) (§2.3.1,
    §2.2.5): под запрос попадают и пары с событиями, похожими на ключ, поэтому связи похожих событий
    подкрепляют друг друга (§7.1.13.2). Повторы одного типа подряд схлопываются: важна смена событий.
    """

    def __init__(self, corpus: LogCorpus, types: EventTypes, *, depth: int) -> None:
        self.corpus = corpus
        self.types = types
        line_types = types.line_types()
        pairs: Counter[tuple[int, int, int]] = Counter()
        self.occurrences = np.zeros(len(types.types), dtype=np.int64)
        for source in corpus.sources:
            sequence: list[int] = []
            for row in corpus.run_lines[source]:
                kind = int(line_types[row])
                if not sequence or sequence[-1] != kind:
                    sequence.append(kind)
            for position, second in enumerate(sequence):
                self.occurrences[second] += 1
                for lag in range(1, depth + 1):
                    if position - lag >= 0:
                        pairs[(sequence[position - lag], second, lag)] += 1
        self.pairs = list(pairs)
        self.weights = np.array([pairs[pair] for pair in self.pairs], dtype=np.float64)
        self.first = np.array([a for a, _, _ in self.pairs], dtype=np.int64)
        self.second = np.array([b for _, b, _ in self.pairs], dtype=np.int64)
        self.lags = np.array([lag for _, _, lag in self.pairs], dtype=np.int64)
        self.type_memory = CodeMemory([types.codes[t.centre] for t in types.types])
        LOGGER.event(
            "logs.relations.memory",
            section=LISTS,
            data={"pairs": len(self.pairs), "depth": depth, "observations": float(self.weights.sum())},
        )

    def _like(self, kind: int) -> np.ndarray:
        """Типы, похожие на ключ запроса: сам тип и типы с близким кодом центра (§2.2.5)."""
        similar = self.type_memory.search(self.types.codes[self.types.types[kind].centre]) >= LOG_RELATION_LAMBDA
        similar[kind] = True
        return similar

    def rules(self) -> list[dict]:
        """«После A обычно B»: поддержка, уверенность P(B|A) и подъём P(B|A) / P(B)."""
        adjacent = self.lags == 1
        total = self.weights[adjacent].sum()
        base = np.bincount(self.second[adjacent], weights=self.weights[adjacent], minlength=len(self.types.types))
        result = []
        for event_type in self.types.types:
            mask = adjacent & self._like(event_type.index)[self.first]
            support = self.weights[mask].sum()
            if support < LOG_RELATION_MIN_SUPPORT:
                continue
            followers = np.bincount(self.second[mask], weights=self.weights[mask], minlength=len(self.types.types))
            for kind in np.argsort(-followers)[:2]:
                kind = int(kind)
                if kind == event_type.index or followers[kind] <= 0:
                    continue
                confidence = followers[kind] / support
                lift = confidence / (base[kind] / total)
                if confidence >= LOG_RELATION_MIN_CONFIDENCE and lift >= LOG_RELATION_MIN_LIFT:
                    result.append({"after": event_type.label, "then": self.types.types[kind].label,
                                   "support": int(support), "confidence": round(float(confidence), 2),
                                   "lift": round(float(lift), 1)})
        result.sort(key=lambda item: -item["support"] * item["confidence"])
        # Похожие типы отвечают на один и тот же запрос: одинаковые по подписям правила оставляются один раз.
        unique: dict[tuple[str, str], dict] = {}
        for item in result:
            unique.setdefault((item["after"], item["then"]), item)
        result = list(unique.values())
        LOGGER.event("logs.insight.rules", section=ASSOCIATION_CODING,
                     data={"rules": len(result), "lambda": LOG_RELATION_LAMBDA})
        return result

    def precursors(self, kinds: Sequence[int]) -> list[dict]:
        """Что чаще обычного встречается перед событиями kinds: запрос маской (⌀, B) с глубиной памяти.

        Берутся события, которые случались не меньше LOG_RELATION_MIN_SUPPORT раз: по единичному случаю
        связь не оценить.
        """
        total = self.weights.sum()
        base = np.bincount(self.first, weights=self.weights, minlength=len(self.types.types))
        result = []
        for kind in kinds:
            if self.occurrences[kind] < LOG_RELATION_MIN_SUPPORT:
                continue
            mask = self._like(kind)[self.second] & (self.first != kind)
            support = float(self.occurrences[kind])
            before = np.bincount(self.first[mask], weights=self.weights[mask], minlength=len(self.types.types))
            ranked = sorted(
                ((before[k] / support) / (base[k] / total), int(k), before[k])
                for k in np.flatnonzero(before >= LOG_RELATION_MIN_SUPPORT)
            )[::-1]
            result.append({
                "event": self.types.types[kind].label,
                "occurrences": int(self.occurrences[kind]),
                "precursors": [{"type": self.types.types[k].label, "lift": round(float(lift), 1), "times": int(n)}
                               for lift, k, n in ranked[:3]],
            })
        result.sort(key=lambda item: -item["occurrences"])
        LOGGER.event("logs.insight.precursors", section=LISTS, data={"events": len(result)})
        return result


# ------------------------------------------------------------------------------------------- отчёт
class LogInsightsReport:
    """Отчёт: Markdown для чтения, JSON для дальнейшей обработки (вне статьи)."""

    def __init__(self, corpus: LogCorpus, space: LogCodeSpace, types: EventTypes, insights: dict) -> None:
        self.corpus = corpus
        self.space = space
        self.types = types
        self.insights = insights

    @staticmethod
    def _table(header: Sequence[object], rows: Sequence[Sequence[object]]) -> list[str]:
        if not rows:
            return ["_нет_", ""]
        lines = ["| " + " | ".join(str(cell) for cell in header) + " |", "|" + "---|" * len(header)]
        for row in rows:
            lines.append("| " + " | ".join(str(cell).replace("|", "\\|") for cell in row) + " |")
        return lines + [""]

    def markdown(self) -> str:
        ins, corpus, space, top = self.insights, self.corpus, self.space, LOG_INSIGHTS_TOP
        quality = ins["embedding_quality"]
        novelty = Counter(item["status"] for item in ins["new_lines"])
        lines = [
            "# Инсайты по логам (DAMP)",
            "",
            f"Эталон: {', '.join(f'`{s}`' for s in corpus.reference_sources)}.  ",
            f"Цель: {', '.join(f'`{s}`' for s in corpus.target_sources) or '—'}.",
            "",
            f"Строк: **{len(corpus.lines)}**, различных строк (стимулов): **{len(corpus.stimuli)}**, "
            f"точек пространства: **{len(space.points)}** на сетке {space.layout.width}×{space.layout.height}, "
            f"детекторов: **{len(space.detectors)}**, семейств событий: **{len(self.types.families)}**, "
            f"типов событий: **{len(self.types.types)}**.",
            "",
            f"Карты: `{LOG_INSIGHTS_MAP_PATH}` — псевдоцвета кодов (§5.14), `{LOG_INSIGHTS_ENERGY_MAP_PATH}` — "
            f"с яркостью по энергии (рис. 18), `{LOG_INSIGHTS_TYPES_MAP_PATH}` — семейства событий.",
            "",
            f"Проверка эмбеддингов (§6.2): корреляция сходства эмбеддингов со сходством первичных кодов "
            f"**{quality['correlation']}**; среднее сходство эмбеддингов у похожих строк "
            f"{quality['embedding_similarity_of_similar']}, у остальных {quality['embedding_similarity_of_others']}; "
            f"строк без активных детекторов: {quality['stimuli_without_detectors']}.",
            "",
            "## 1. Типы и семейства событий",
            "",
            "### 1.1 Семейства (нижние слои иерархии детекторов: области и гиперкластеры, §7.1.10)",
            "",
        ]
        families = sorted(self.types.families, key=lambda f: -f.lines)
        lines += self._table(
            ["#", "семейство (общие слова)", "видов строк", "типов", "строк"],
            [[f.index, f.label, len(f.members), f.types, f.lines] for f in families[:top]],
        )
        lines += ["### 1.2 Типы (верхние слои иерархии: кластеры и их части)", ""]
        ranked = sorted(self.types.types, key=lambda t: -t.lines)
        lines += self._table(
            ["#", "тип (общие слова)", "семейство", "видов строк", "строк", "запусков", "пример"],
            [[t.index, t.label, t.family, len(t.members), t.lines, len(t.runs), corpus.text(t.centre, limit=70)]
             for t in ranked[:top]],
        )
        lines += ["### 1.3 Слои иерархии детекторов (§7.1.10, §8.2)", ""]
        lines += self._table(
            ["λ_d", "роль", "детекторов", "средний радиус", "точек в поле", "активных на строку"],
            [[row["lambda"], row["role"], row["detectors"], row["radius_mean"], row["points_mean"],
              row["active_per_line"]] for row in ins["structure"]],
        )
        lines += [
            "## 2. Новизна и аномалии",
            "",
            "### 2.1 Новые строки целевых логов (§7.1.13.3)",
            "",
            f"Неизвестных: **{novelty[STATUS_UNKNOWN]}**, известных по частям: **{novelty[STATUS_PARTIAL]}** "
            f"(⚠ — в строке есть проблемное слово).",
            "",
        ]
        lines += self._table(
            ["статус", "знакомость", "детекторов", "раз", "где", "строка", "ближайшая известная"],
            [[n["status"] + (" ⚠" if n["problem"] else ""), n["familiarity"], n["active_detectors"], n["count"],
              n["where"], n["text"], n["nearest_known"] or "—"] for n in ins["new_lines"][:top]],
        )
        if len(ins["new_lines"]) > top:
            lines += [f"_…и ещё {len(ins['new_lines']) - top}; полный список — в JSON._", ""]
        lines += ["### 2.2 Новые значения чисел (§4.2.1, §2.2.2)", ""]
        lines += self._table(
            ["тип", "слот", "значение", "эталон: от", "до", "значений", "известных бит", "масштаб, порядков", "где"],
            [[n["type"], n["slot"], f"{n['value']:g}", f"{n['reference_min']:g}", f"{n['reference_max']:g}",
              n["reference_values"], n["known_ratio"], n["scale_decades"], n["where"]]
             for n in ins["new_numbers"][:top]],
        )
        lines += ["### 2.3 Строки эталона вне структуры: энергия всех их точек ниже порога (§5.7, §5.14)", ""]
        lines += self._table(
            ["энергия", "раз", "запусков", "где", "строка"],
            [[("⚠ " if n["problem"] else "") + str(n["energy"]), n["count"], n["runs"], n["where"], n["text"]]
             for n in ins["unorganised"][:top]],
        )
        if len(ins["unorganised"]) > top:
            lines += [f"_…и ещё {len(ins['unorganised']) - top}._", ""]
        lines += ["## 3. Инциденты и похожие окна эталона (§6.5, §2.2.5)", ""]
        for incident in ins["incidents"]:
            lines += [
                f"### {incident['span']}",
                "",
                f"Строк: {incident['lines']}, из них сигналов: {incident['signal_lines']} "
                f"({incident['signal_kinds']} видов); первый сигнал — `{incident['first_signal']}`.",
                "",
                "Сигналы:",
                "",
            ]
            lines += [f"- {s['status']}{' ⚠' if s['problem'] else ''} ×{s['count']}: `{s['text']}`"
                      for s in incident["signals"]]
            lines += ["", "Перед первым сигналом (ближайшее событие — первым):", ""]
            lines += [f"- `{text}`" for text in incident["before"]] or ["- —"]
            lines += ["", "Похожие окна эталона:", ""]
            lines += [f"- `{s['span']}` — сходство {s['similarity']}" for s in incident["similar"]] or ["- нет"]
            lines += [""]
        if not ins["incidents"]:
            lines += ["_нет_", ""]
        runs = ins["run_similarity"]
        lines += ["### Сходство запусков", ""]
        lines += self._table(
            ["", *range(len(runs["runs"]))],
            [[f"{i}: {name}", *row] for i, (name, row) in enumerate(zip(runs["runs"], runs["matrix"]))],
        )
        lines += ["## 4. Связи событий (§2.3.1, §2.3.2)", "", "### 4.1 «После A обычно идёт B»", ""]
        lines += self._table(
            ["после", "идёт", "поддержка", "уверенность", "подъём"],
            [[r["after"], r["then"], r["support"], r["confidence"], r["lift"]] for r in ins["rules"][:top]],
        )
        lines += [f"### 4.2 Что предшествует повторяющимся проблемным событиям (до {LOG_RELATION_DEPTH} событий назад)", ""]
        lines += self._table(
            ["событие", "раз", "предвестники (подъём, раз)"],
            [[p["event"], p["occurrences"],
              "; ".join(f"{q['type']} (×{q['lift']}, {q['times']})" for q in p["precursors"]) or "—"]
             for p in ins["precursors"][:top]],
        )
        return "\n".join(lines)

    def save(self, markdown_path: str, json_path: str) -> None:
        with open(markdown_path, "w", encoding="utf-8") as handle:
            handle.write(self.markdown() + "\n")
        payload = {
            "reference": self.corpus.reference_sources,
            "target": self.corpus.target_sources,
            "families": [
                {"family": f.index, "label": f.label, "lines": f.lines, "types": f.types,
                 "members": [self.corpus.text(m) for m in f.members]}
                for f in self.types.families
            ],
            "types": [
                {"type": t.index, "label": t.label, "family": t.family, "lines": t.lines, "runs": sorted(t.runs),
                 "problem": t.problem, "members": [self.corpus.text(m) for m in t.members]}
                for t in self.types.types
            ],
            **self.insights,
        }
        with open(json_path, "w", encoding="utf-8") as handle:
            json.dump(payload, handle, ensure_ascii=False, indent=2)
        LOGGER.event("logs.report.save", section=OUTSIDE_ARTICLE, data={"markdown": markdown_path, "json": json_path})


# ------------------------------------------------------------------------------------------- эксперимент
class LogInsightsExperiment:
    """Полный конвейер; параметры — константы LOG_* из main.py."""

    def __init__(
        self,
        reference: Sequence[str] = LOG_INSIGHTS_REFERENCE,
        target: Sequence[str] = LOG_INSIGHTS_TARGET,
    ) -> None:
        self._reference = tuple(reference)
        self._target = tuple(target)
        self._reader = LogLineReader(
            word_min=LOG_WORD_MIN,
            word_max=LOG_WORD_MAX,
            line_words_max=LOG_LINE_WORDS_MAX,
            slot_words=LOG_NUMBER_SLOT_WORDS,
        )

    def read_lines(self) -> tuple[list[LogLine], list[LogLine]]:
        """Строки эталонных и целевых логов после предобработки.

        Фоновые слова и переменные места находятся по эталону и убираются из строк обоих наборов.
        """
        reference = self._reader.read_sources(self._reference)
        target = self._reader.read_sources(self._target)
        background = BackgroundWords(reference, share=LOG_BACKGROUND_SHARE, min_lines=LOG_BACKGROUND_MIN_LINES)
        reference, target = background.clean(reference), background.clean(target)
        variables = VariableSlots(
            (line.units for line in reference),
            min_values=LOG_VARIABLE_MIN_VALUES,
            min_context=LOG_VARIABLE_MIN_CONTEXT,
        )
        return variables.clean(reference), variables.clean(target)

    def build_space(self) -> tuple[LogCorpus, LogCodeSpace]:
        corpus = LogCorpus(*self.read_lines())
        reference_stimuli = [corpus.stimuli[int(i)] for i in np.flatnonzero(corpus.reference_count > 0)]
        dictionary = FragmentDictionary(reference_stimuli, fragment_words_max=LOG_FRAGMENT_WORDS_MAX)
        encoder = LogLineEncoder(
            TokenAlphabet(code_length=LOG_CODE_BITS, token_bits=LOG_TOKEN_BITS, seed=LOG_SEED),
            LineFragmenter(dictionary, fragments_max=LOG_FRAGMENTS_MAX),
            fragment_saturation=LOG_FRAGMENT_SATURATION,
        )
        space = LogCodeSpace(corpus, encoder)
        space.lay_out()
        space.build_detectors()
        return corpus, space

    def run(self, *, save: bool = True) -> dict:
        corpus, space = self.build_space()
        types = EventTypes(corpus, space)
        novelty = NoveltyFinder(corpus, space, types)
        numbers = NumericNovelty(corpus, types, NumericValueEncoder(
            unit=LOG_NUMERIC_UNIT,
            decades=LOG_NUMERIC_DECADES,
            layers=LOG_NUMERIC_LAYERS,
            widest=LOG_NUMERIC_WIDEST,
            narrowest=LOG_NUMERIC_NARROWEST,
            overlap=LOG_NUMERIC_OVERLAP,
            code_length=LOG_NUMERIC_CODE_BITS,
            seed=LOG_SEED,
        ))
        incidents = IncidentFinder(corpus, space, types)
        relations = TransitionMemory(corpus, types, depth=LOG_RELATION_DEPTH)
        insights = {
            "summary": {
                "lines": len(corpus.lines),
                "stimuli": len(corpus.stimuli),
                "points": len(space.points),
                "grid": [space.layout.height, space.layout.width],
                "detectors": len(space.detectors),
                "families": len(types.families),
                "types": len(types.types),
            },
            "embedding_quality": types.quality(),
            "structure": DetectorStructure(corpus, space).rows,
            "new_lines": novelty.new_lines(),
            "new_numbers": numbers.find(),
            "unorganised": novelty.unorganised(),
            "incidents": incidents.incidents(),
            "run_similarity": incidents.run_similarity(),
            "rules": relations.rules(),
            "precursors": relations.precursors([t.index for t in types.types if t.problem]),
        }
        if save:
            space.save_maps(LOG_INSIGHTS_MAP_PATH, LOG_INSIGHTS_ENERGY_MAP_PATH)
            types.save_map(LOG_INSIGHTS_TYPES_MAP_PATH)
            LogInsightsReport(corpus, space, types, insights).save(LOG_INSIGHTS_REPORT_PATH, LOG_INSIGHTS_JSON_PATH)
        LOGGER.event(
            "logs.insights.done",
            section=MORPHOLOGICAL_EMBEDDINGS,
            data={
                "families": len(types.families),
                "types": len(types.types),
                "new_lines": len(insights["new_lines"]),
                "new_numbers": len(insights["new_numbers"]),
                "incidents": len(insights["incidents"]),
                "rules": len(insights["rules"]),
            },
        )
        return insights


def main() -> None:
    configure_logging()
    LogInsightsExperiment().run()


if __name__ == "__main__":
    main()
